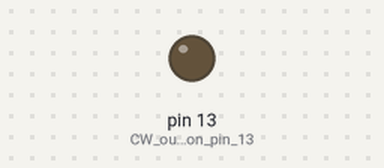
Simulated run of this sketch. Board: Arduino Uno, built with avr-gcc and run on an emulated ATmega328P. On the bench: output pins drawn as LEDs (lit = HIGH).

Above: at 0.5 s.
At 17.4 s:
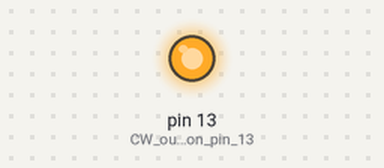
Timing chart, 0 to 30.6 s (numbered marks = the images above):
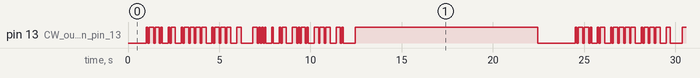

Measured:
- by itself, pin 13 (CW_output_on_pin_13): moves between LOW and HIGH, repeating every 23.5 s
- by itself, everything shown: repeats every 23.5 s, in 66 steps

The sketch:

pa1jt-beacon.ino
```cpp
// PA1JT BEACON - 2023-07-23
// (c) 2023 Ernest Neijenhuis PA3HCM

int dottime = 80; // length of a dot in ms
int i;

void setup() {
  pinMode(13, OUTPUT); // CW output on pin 13, key down = HIGH
}

void loop() {
  delay(1000);
  dit(); dah(); dah(); dit(); delay(dottime*3);         // P
  dit(); dah(); delay(dottime*3);                       // A
  dit(); dah(); dah(); dah(); dah(); delay(dottime*3);  // 1
  dit(); dah(); dah(); dah(); delay(dottime*3);         // J
  dah(); delay(dottime*3);                              // T
  delay(dottime*4);
  dah(); dit(); dit(); dit(); delay(dottime*3);         // B
  dit(); delay(dottime*3);                              // E
  dit(); dah(); delay(dottime*3);                       // A
  dah(); dit(); dah(); dit(); delay(dottime*3);         // C
  dah(); dah(); dah(); delay(dottime*3);                // O
  dah(); dit(); delay(dottime*3);                       // N
  delay(dottime*4);
  keydown();
  delay(1000);
}

void dit() {
  digitalWrite(13, HIGH);
  delay(dottime);
  digitalWrite(13, LOW);
  delay(dottime);
}

void dah() {
  digitalWrite(13, HIGH);
  delay(3 * dottime);
  digitalWrite(13, LOW);
  delay(dottime);
}

void keydown() {
  digitalWrite(13, HIGH);
  delay(10000);
  digitalWrite(13, LOW);
  delay(dottime);
}
```
